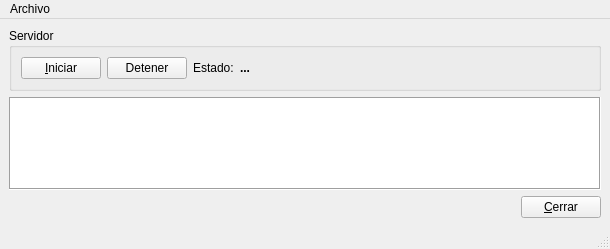
<?xml version="1.0" encoding="UTF-8"?>
<ui version="4.0">
 <class>MainWindow</class>
 <widget class="QMainWindow" name="MainWindow">
  <property name="geometry">
   <rect>
    <x>0</x>
    <y>0</y>
    <width>610</width>
    <height>249</height>
   </rect>
  </property>
  <property name="windowTitle">
   <string>MainWindow</string>
  </property>
  <widget class="QWidget" name="centralwidget">
   <layout class="QVBoxLayout" name="verticalLayout">
    <item>
     <widget class="QGroupBox" name="groupBox">
      <property name="title">
       <string>Servidor</string>
      </property>
      <layout class="QHBoxLayout" name="horizontalLayout_3">
       <item>
        <widget class="QPushButton" name="pushButton">
         <property name="text">
          <string>&amp;Iniciar</string>
         </property>
        </widget>
       </item>
       <item>
        <widget class="QPushButton" name="pushButton_2">
         <property name="text">
          <string>Detener</string>
         </property>
        </widget>
       </item>
       <item>
        <widget class="QLabel" name="label">
         <property name="text">
          <string>Estado:</string>
         </property>
        </widget>
       </item>
       <item>
        <widget class="QLabel" name="label_2">
         <property name="font">
          <font>
           <weight>75</weight>
           <bold>true</bold>
          </font>
         </property>
         <property name="text">
          <string>...</string>
         </property>
        </widget>
       </item>
       <item>
        <spacer name="horizontalSpacer">
         <property name="orientation">
          <enum>Qt::Horizontal</enum>
         </property>
         <property name="sizeHint" stdset="0">
          <size>
           <width>40</width>
           <height>20</height>
          </size>
         </property>
        </spacer>
       </item>
      </layout>
     </widget>
    </item>
    <item>
     <widget class="QTextBrowser" name="textBrowser">
      <property name="frameShape">
       <enum>QFrame::Box</enum>
      </property>
     </widget>
    </item>
    <item>
     <layout class="QHBoxLayout" name="horizontalLayout_2">
      <item>
       <spacer name="horizontalSpacer_2">
        <property name="orientation">
         <enum>Qt::Horizontal</enum>
        </property>
        <property name="sizeHint" stdset="0">
         <size>
          <width>40</width>
          <height>20</height>
         </size>
        </property>
       </spacer>
      </item>
      <item>
       <widget class="QPushButton" name="pushButton_3">
        <property name="text">
         <string>&amp;Cerrar</string>
        </property>
       </widget>
      </item>
     </layout>
    </item>
   </layout>
  </widget>
  <widget class="QMenuBar" name="menubar">
   <property name="geometry">
    <rect>
     <x>0</x>
     <y>0</y>
     <width>610</width>
     <height>24</height>
    </rect>
   </property>
   <widget class="QMenu" name="menuArchivo">
    <property name="title">
     <string>Archivo</string>
    </property>
    <addaction name="action_Salir"/>
   </widget>
   <addaction name="menuArchivo"/>
  </widget>
  <widget class="QStatusBar" name="statusbar"/>
  <action name="action_Salir">
   <property name="text">
    <string>&amp;Salir</string>
   </property>
  </action>
 </widget>
 <resources/>
 <connections>
  <connection>
   <sender>action_Salir</sender>
   <signal>triggered()</signal>
   <receiver>MainWindow</receiver>
   <slot>close()</slot>
   <hints>
    <hint type="sourcelabel">
     <x>-1</x>
     <y>-1</y>
    </hint>
    <hint type="destinationlabel">
     <x>272</x>
     <y>132</y>
    </hint>
   </hints>
  </connection>
  <connection>
   <sender>pushButton_3</sender>
   <signal>clicked()</signal>
   <receiver>MainWindow</receiver>
   <slot>close()</slot>
   <hints>
    <hint type="sourcelabel">
     <x>505</x>
     <y>221</y>
    </hint>
    <hint type="destinationlabel">
     <x>298</x>
     <y>221</y>
    </hint>
   </hints>
  </connection>
 </connections>
</ui>
